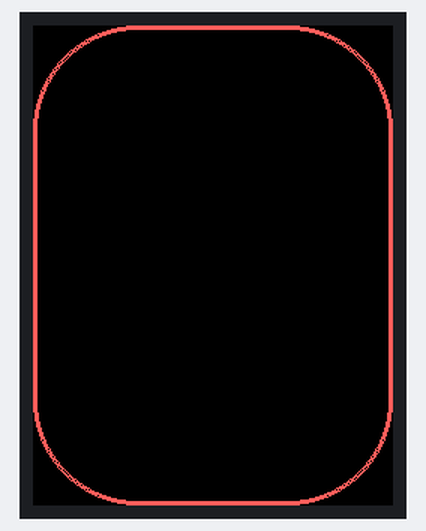
The sketch below on a simulated ESP8266 (NodeMCU). Shown: 240×320 colour display. What the sketch prints to the serial monitor is not drawn.

Above: at 1.8 s.

The sketch:

pear-outline.ino
```cpp
#include <SPI.h>
#include <Adafruit_GFX.h>
#include <Adafruit_ILI9341.h>

#define TFT_CS   D0
#define TFT_DC   D1
#define TFT_RST  D2
#define TFT_SCK  D8
#define TFT_MISO D9
#define TFT_MOSI D10

#define SPI_SPEED     2000000   // raise later once the wires are soldered
#define INVERT_COLORS true

#define CORNER_RADIUS 70        // max is 120 (half the screen width). Higher = rounder corners
#define LINE_THICKNESS 3        // pixels

Adafruit_ILI9341 tft(TFT_CS, TFT_DC, TFT_RST);

// Draws a rounded rectangle outline along the very edge of the screen.
// Thickness is built by drawing nested outlines, each one pixel further in.
void drawBorder(uint16_t color) {
  int w = tft.width();    // 240 in portrait
  int h = tft.height();   // 320 in portrait
  for (int t = 0; t < LINE_THICKNESS; t++) {
    tft.drawRoundRect(t, t, w - 2 * t, h - 2 * t, CORNER_RADIUS - t, color);
  }
}

void setup() {
  Serial.begin(115200);
  delay(1500);
  SPI.begin(TFT_SCK, TFT_MISO, TFT_MOSI, TFT_CS);
  tft.begin(SPI_SPEED);
  tft.setRotation(2);                 // portrait 240x320 (use 0 to flip 180°)
  tft.invertDisplay(INVERT_COLORS);

  tft.fillScreen(ILI9341_BLACK);
  drawBorder(tft.color565(255, 92, 92));   // coral, like the reference
  Serial.println("Border drawn.");
}

void loop() {}
```
